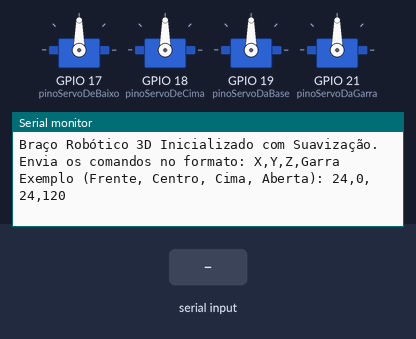
Bench run of a sketch on a simulated ESP32. On the bench: 4 × servo, the last lines printed to the serial monitor. The inputs (shaded band) are chosen by the test bench.

Above: at 1.2 s.
1.3 s: "90,45\n" received over Serial
At 2.3 s:
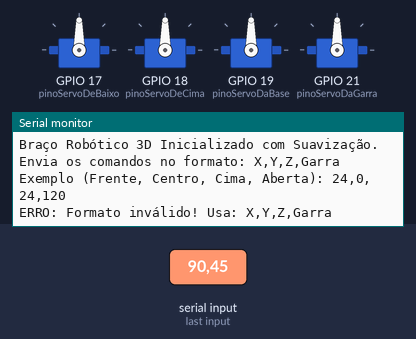
2.8 s: "90,45,200,10\n" received over Serial
At 3.4 s:
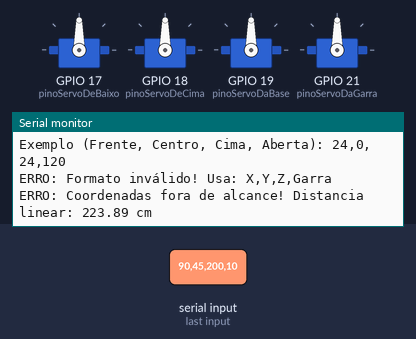

Measured:
- after the input at 1.3 s, the serial monitor: prints a new line at once (image 1)
- after the input at 2.8 s, the serial monitor: prints a new line at once (image 2)

The sketch:

todossevos-coordenadas.ino
```cpp
#include <ESP32Servo.h>
#include <math.h>

// Definição dos pinos dos servos
const int pinoServoDeBaixo   = 17; // Ombro (Vertical inferior)
const int pinoServoDeCima    = 18; // Cotovelo (Vertical superior)
const int pinoServoDaBase    = 19; // Eixo de rotação da Base (Novo)
const int pinoServoDaGarra   = 21; // Atuador da Garra (Novo)

// Criação dos objetos Servo
Servo servoDeBaixo;
Servo servoDeCima;
Servo servoDaBase;
Servo servoDaGarra;

// Comprimentos dos braços em cm
const float L1 = 20.0;
const float L2 = 28.0;

// Limites físicos de alcance 3D (em cm)
const float DIST_MIN = 14.0;
const float DIST_MAX = 48.0;

// --- VARIÁVEIS PARA A SUAVIZAÇÃO ---
// Posições de destino (Alvos)
float alvoServoDeBaixo = 90.0;
float alvoServoDeCima  = 90.0;
float alvoServoDaBase  = 90.0;  // 90° assume que o robô começa virado para a frente
float alvoServoDaGarra = 90.0;  // Posição média/neutra da garra

// Posições em tempo real (Onde os servos estão a passar neste instante)
float atualServoDeBaixo = 90.0;
float atualServoDeCima  = 90.0;
float atualServoDaBase  = 90.0;
float atualServoDaGarra = 90.0;

const float FA_SUAVIZACAO = 0.005;

unsigned long ultimoTempo = 0;
const int intervaloAtualizacao = 20; // 50Hz

void setup() {
  Serial.begin(9600);

  // Configuração dos 4 servos com tempos de pulso padrão para os TD8125
  servoDeBaixo.attach(pinoServoDeBaixo, 500, 2500);
  servoDeCima.attach(pinoServoDeCima, 500, 2500);
  servoDaBase.attach(pinoServoDaBase, 500, 2500);
  servoDaGarra.attach(pinoServoDaGarra, 500, 2500);

  // Inicialização segura na posição central/neutra
  servoDeBaixo.write((int)atualServoDeBaixo);
  servoDeCima.write((int)atualServoDeCima);
  servoDaBase.write((int)atualServoDaBase);
  servoDaGarra.write((int)atualServoDaGarra);

  Serial.println("Braço Robótico 3D Inicializado com Suavização.");
  Serial.println("Envia os comandos no formato: X,Y,Z,Garra");
  Serial.println("Exemplo (Frente, Centro, Cima, Aberta): 24,0,24,120");
}

void loop() {
  if (Serial.available() > 0) {
    String input = Serial.readStringUntil('\n');
    input.trim();

    float x = 0.0;
    float y = 0.0;
    float z = 0.0;
    float garra = 0.0;

    // Processa a leitura das 4 variáveis separadas por vírgula
    if (sscanf(input.c_str(), "%f,%f,%f,%f", &x, &y, &z, &garra) == 4) {
      atualizarAlvo3D(x, y, z, garra);
    } else if (input.length() > 0) {
      Serial.println("ERRO: Formato inválido! Usa: X,Y,Z,Garra");
    }
  }

  // Atualização síncrona e suave dos motores
  unsigned long tempoAtual = millis();
  if (tempoAtual - ultimoTempo >= intervaloAtualizacao) {
    ultimoTempo = tempoAtual;

    // Interpolação de movimento para os 4 servos
    atualServoDeBaixo += (alvoServoDeBaixo - atualServoDeBaixo) * FA_SUAVIZACAO;
    atualServoDeCima  += (alvoServoDeCima - atualServoDeCima) * FA_SUAVIZACAO;
    atualServoDaBase   += (alvoServoDaBase - atualServoDaBase) * FA_SUAVIZACAO;
    atualServoDaGarra  += (alvoServoDaGarra - atualServoDaGarra) * FA_SUAVIZACAO;

    // Envio dos sinais físicos para o hardware
    servoDeBaixo.write((int)atualServoDeBaixo);
    servoDeCima.write((int)atualServoDeCima);
    servoDaBase.write((int)atualServoDaBase);
    servoDaGarra.write((int)atualServoDaGarra);
  }
}

void atualizarAlvo3D(float x, float y, float z, float garra) {
  // 1. Calcular distância total em espaço 3D (Esfera de alcance)
  float d = sqrt(x*x + y*y + z*z);

  if (d < DIST_MIN || d > DIST_MAX) {
    Serial.print("ERRO: Coordenadas fora de alcance! Distancia linear: ");
    Serial.print(d); Serial.println(" cm");
    return;
  }

  // 2. Calcular o ângulo do Servo da Base
  float thetaBase = atan2(y, x);
  float thetaBaseGraus = thetaBase * 180.0 / M_PI;

  // 3. Decompor para o plano vertical do braço (Raio projetado)
  float r = sqrt(x*x + y*y);

  // 4. IK Planar usando R (como distância horizontal) e Z (como altura)
  float cosTheta2 = (r*r + z*z - L1*L1 - L2*L2) / (2.0 * L1 * L2);
  if (cosTheta2 < -1.0) cosTheta2 = -1.0;
  if (cosTheta2 > 1.0) cosTheta2 = 1.0;

  float sinTheta2 = -sqrt(1.0 - cosTheta2 * cosTheta2); // Cotovelo para Cima
  float theta2 = atan2(sinTheta2, cosTheta2);

  float k1 = L1 + L2 * cosTheta2;
  float k2 = L2 * sinTheta2;
  float theta1 = atan2(z, r) - atan2(k2, k1); // atan2(z, r) substitui o antigo atan2(y, x)

  float theta1Graus = theta1 * 180.0 / M_PI;
  float theta2Graus = theta2 * 180.0 / M_PI;

  // 5. Mapeamento final e calibração dos alvos
  float novoAlvoServoDeBaixo = 180.0 - theta1Graus;
  float novoAlvoServoDeCima  = 90.0 + theta2Graus;
  float novoAlvoServoDaBase   = 90.0 + thetaBaseGraus; // 90° é o centro (X em frente, Y=0)
  float novoAlvoServoDaGarra  = garra;                // Passagem direta do ângulo da garra

  // Restrições de segurança do hardware [0, 180]
  alvoServoDeBaixo = constrain(novoAlvoServoDeBaixo, 0, 180);
  alvoServoDeCima  = constrain(novoAlvoServoDeCima, 0, 180);
  alvoServoDaBase   = constrain(novoAlvoServoDaBase, 0, 180);
  alvoServoDaGarra  = constrain(novoAlvoServoDaGarra, 0, 180);

  // Feedback visual do comando recebido
  Serial.println("--- Novos Alvos 3D Definidos ---");
  Serial.print("Base: "); Serial.print(alvoServoDaBase);
  Serial.print("° | Baixo: "); Serial.print(alvoServoDeBaixo);
  Serial.print("° | Cima: "); Serial.print(alvoServoDeCima);
  Serial.print("° | Garra: "); Serial.print(alvoServoDaGarra); Serial.println("°");
}
```
